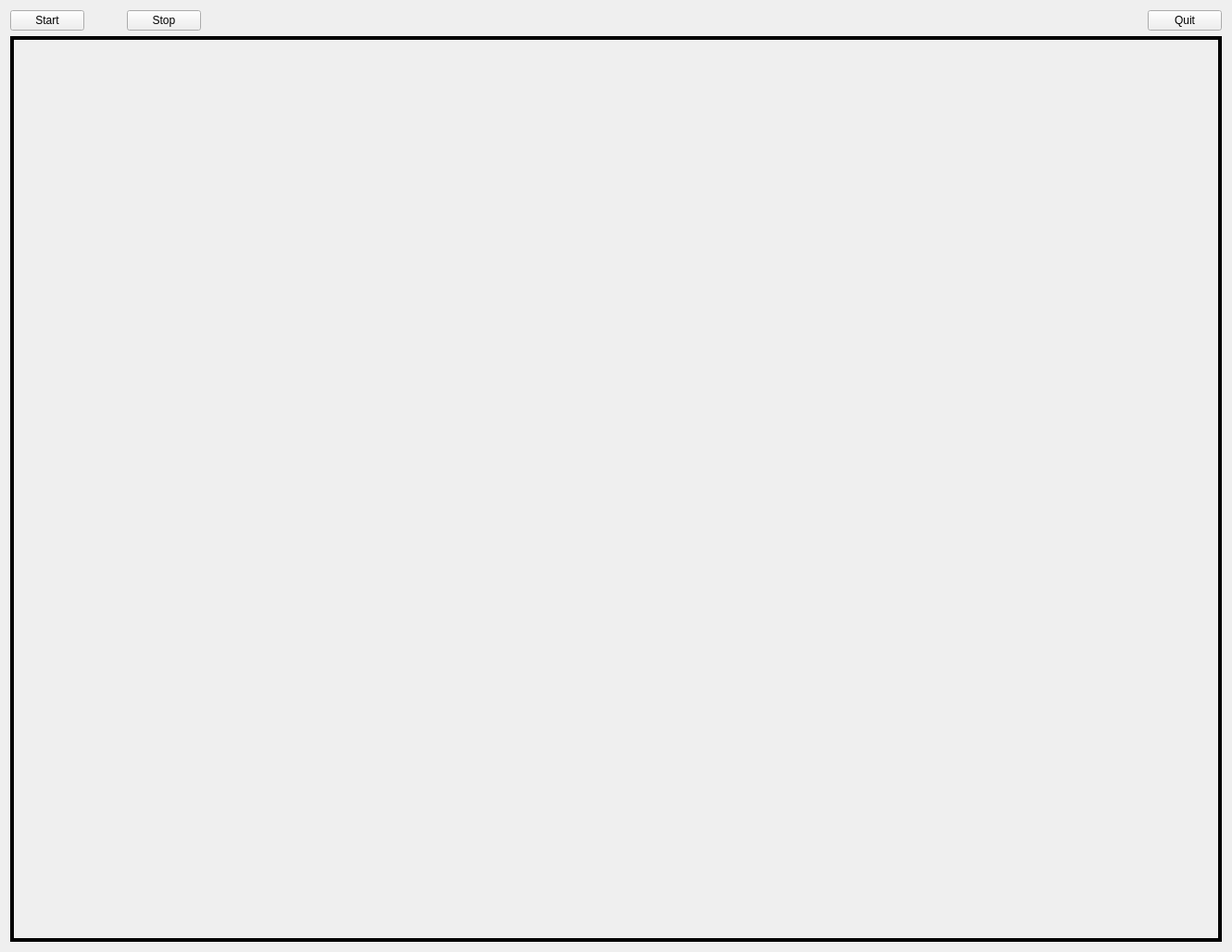
<?xml version="1.0" encoding="UTF-8"?>
<ui version="4.0">
 <class>MainWindow</class>
 <widget class="QMainWindow" name="MainWindow">
  <property name="geometry">
   <rect>
    <x>0</x>
    <y>0</y>
    <width>1330</width>
    <height>1028</height>
   </rect>
  </property>
  <property name="minimumSize">
   <size>
    <width>1</width>
    <height>1</height>
   </size>
  </property>
  <property name="maximumSize">
   <size>
    <width>99999</width>
    <height>999999</height>
   </size>
  </property>
  <property name="windowTitle">
   <string>MainWindow</string>
  </property>
  <widget class="QWidget" name="centralWidget">
   <property name="minimumSize">
    <size>
     <width>0</width>
     <height>0</height>
    </size>
   </property>
   <layout class="QVBoxLayout" name="verticalLayout">
    <item>
     <layout class="QHBoxLayout" name="horizontalLayout">
      <item>
       <widget class="QPushButton" name="StartButton">
        <property name="text">
         <string>Start</string>
        </property>
       </widget>
      </item>
      <item>
       <spacer name="horizontalSpacer">
        <property name="orientation">
         <enum>Qt::Horizontal</enum>
        </property>
        <property name="sizeType">
         <enum>QSizePolicy::Fixed</enum>
        </property>
        <property name="sizeHint" stdset="0">
         <size>
          <width>40</width>
          <height>20</height>
         </size>
        </property>
       </spacer>
      </item>
      <item>
       <widget class="QPushButton" name="StopButton">
        <property name="text">
         <string>Stop</string>
        </property>
       </widget>
      </item>
      <item>
       <spacer name="horizontalSpacer_3">
        <property name="orientation">
         <enum>Qt::Horizontal</enum>
        </property>
        <property name="sizeType">
         <enum>QSizePolicy::Expanding</enum>
        </property>
        <property name="sizeHint" stdset="0">
         <size>
          <width>40</width>
          <height>20</height>
         </size>
        </property>
       </spacer>
      </item>
      <item>
       <widget class="QPushButton" name="QuitButton">
        <property name="text">
         <string>Quit</string>
        </property>
       </widget>
      </item>
     </layout>
    </item>
    <item>
     <widget class="QLabel" name="Camera1">
      <property name="sizePolicy">
       <sizepolicy hsizetype="Preferred" vsizetype="Preferred">
        <horstretch>0</horstretch>
        <verstretch>0</verstretch>
       </sizepolicy>
      </property>
      <property name="minimumSize">
       <size>
        <width>0</width>
        <height>0</height>
       </size>
      </property>
      <property name="frameShape">
       <enum>QFrame::Box</enum>
      </property>
      <property name="lineWidth">
       <number>4</number>
      </property>
      <property name="text">
       <string/>
      </property>
     </widget>
    </item>
   </layout>
  </widget>
 </widget>
 <layoutdefault spacing="6" margin="11"/>
 <resources/>
 <connections/>
</ui>
